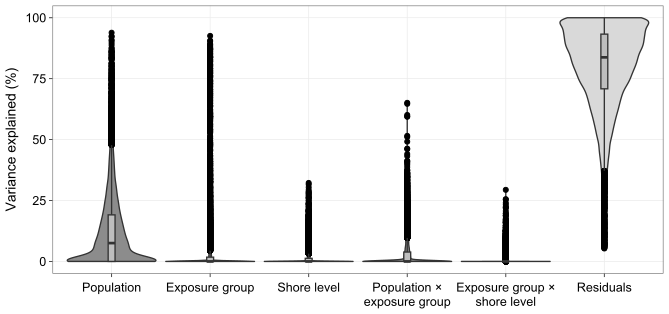

Here is the R script that generated this plot:
setwd("C:/path/to/RNAgithub/03VariancePartition")

# =============================================================================
# Figure S4: variance partitioning of gene expression across all samples (Supplementary Text 4).
# One linear mixed model per gene, with population, exposure group, shore level, population x exposure group and
# exposure group x shore level as random effects.
# Fits the models and saves variancePartition.rds (run on the server)
# Input: counts_filter.txt, group.txt (from 01counts_ind_filter)
# Output: variancePartition.rds, FigureS4.pdf
# =============================================================================

#Fit the models
library(variancePartition)
library(edgeR)
library(BiocParallel)
library(ggplot2)

# Counts and sample information.
counts_filter <- as.matrix(read.delim("../01counts_ind_filter/counts_filter.txt", header = TRUE, row.names = 1, check.names = FALSE))
storage.mode(counts_filter) <- "numeric"
group <- read.delim("../01counts_ind_filter/group.txt", header = TRUE, check.names = FALSE, stringsAsFactors = FALSE)
rownames(group) <- group$id
group <- group[colnames(counts_filter), ]

# Population (named by country in the model: North = Norway, Central = Sweden, South = Spain), shore level and exposure group.
group$country <- factor(c(North = "Norway", Central = "Sweden", South = "Spain")[group$population])
group$shore_level <- factor(group$shore_level)
group$exposure_group <- factor(ifelse(group$temperature == "31degree" & group$time == "3h", "Long", "No/short"), levels = c("No/short", "Long"))

# Model terms.
form <- ~ (1 | country) + (1 | shore_level) + (1 | exposure_group) + (1 | exposure_group:shore_level) + (1 | country:exposure_group)
# TMM normalisation and voom weights, then the proportion of variance explained by each term for every gene.
param <- MulticoreParam(workers = 4, progressbar = TRUE)
dge <- DGEList(counts = counts_filter)
dge <- calcNormFactors(dge, method = "TMM")
vobj <- voomWithDreamWeights(dge, form, group, plot = FALSE, save.plot = FALSE, BPPARAM = param)
varPart <- fitExtractVarPartModel(vobj, form, group, BPPARAM = param)
saveRDS(varPart, "variancePartition.rds")


#Figure S4
library(variancePartition)
library(ggplot2)
varPart <- readRDS("variancePartition.rds")

# One violin per term across all genes; residuals in light grey.
p <- plotVarPart(varPart, col = c(rep("#8C8C8C", 5), "#D9D9D9")) +
  scale_x_discrete(limits = c("country", "exposure_group", "shore_level", "country:exposure_group", "exposure_group:shore_level", "Residuals"),
                   labels = c("country" = "Population", "exposure_group" = "Exposure group", "shore_level" = "Shore level", "country:exposure_group" = "Population \u00D7\nexposure group", "exposure_group:shore_level" = "Exposure group \u00D7\nshore level", "Residuals" = "Residuals")) +
  labs(x = NULL, y = "Variance explained (%)") +
  theme_bw(base_size = 10, base_family = "Arial") +
  theme(axis.text.x = element_text(size = 9, angle = 0, hjust = 0.5, lineheight = 0.95, colour = "black", margin = margin(t = 4)),
        axis.text.y = element_text(size = 9, colour = "black"), axis.title.y = element_text(size = 10, margin = margin(r = 5)),
        panel.grid.minor = element_blank(), panel.grid.major = element_line(colour = "#EBEBEB", linewidth = 0.25),
        panel.border = element_rect(colour = "#666666", fill = NA, linewidth = 0.4), axis.ticks = element_line(linewidth = 0.3),
        legend.position = "none", plot.margin = margin(4, 4, 4, 4))

print(p)
ggsave("FigureS4.pdf", plot = p, width = 17, height = 8, units = "cm", device = cairo_pdf, bg = "white")
